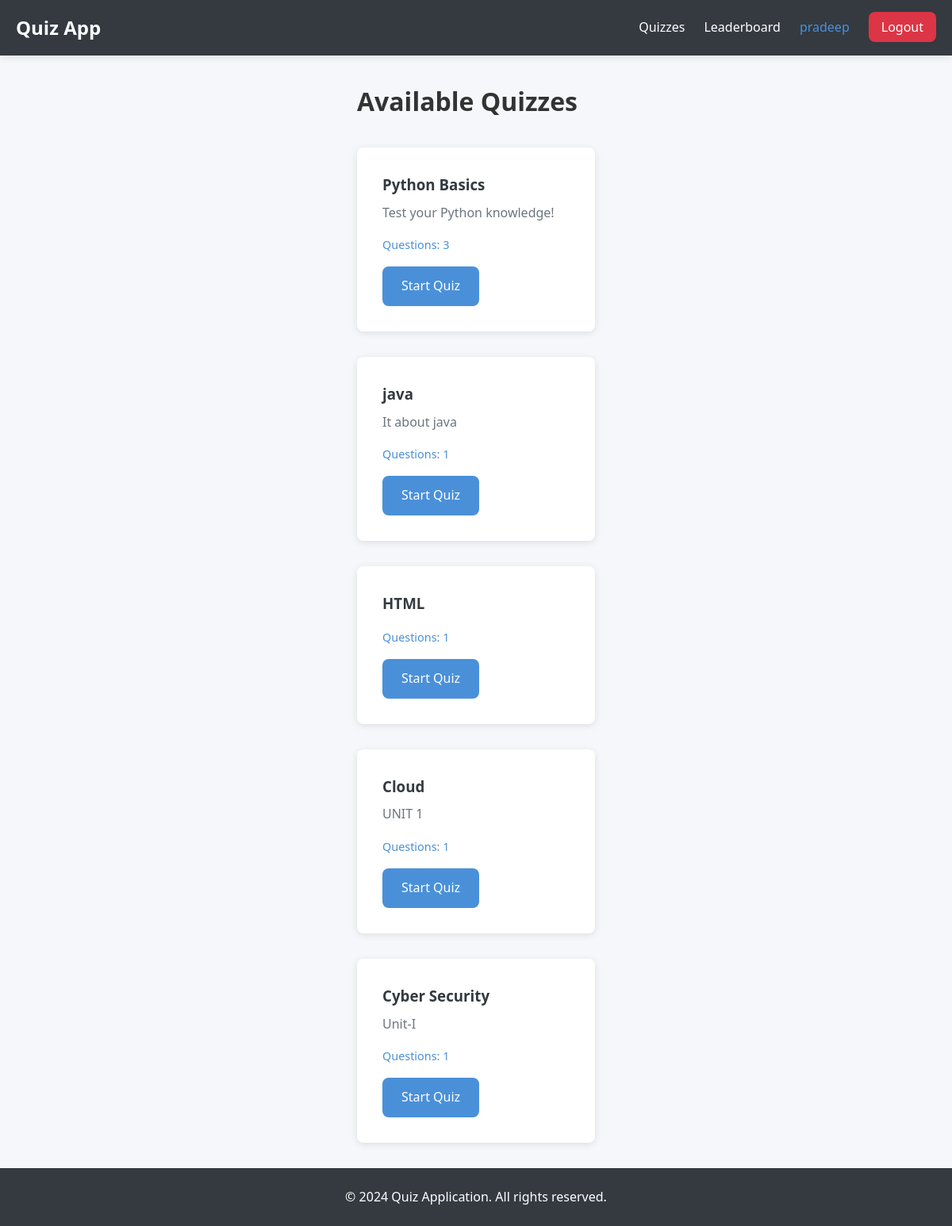
Page /quizzes (signed in) on the committed database.
### app.py (models this page shows)
class User(UserMixin, db.Model):
    id = db.Column(db.Integer, primary_key=True)
    username = db.Column(db.String(150), unique=True, nullable=False)
    password_hash = db.Column(db.String(200), nullable=False)
    is_admin = db.Column(db.Boolean, default=False)
    scores = db.relationship('Score', backref='user', lazy=True)

class Quiz(db.Model):
    id = db.Column(db.Integer, primary_key=True)
    title = db.Column(db.String(200), nullable=False)
    description = db.Column(db.Text)
    questions = db.relationship('Question', backref='quiz', lazy=True)

### app.py (the view)
@app.route('/quizzes')
@login_required
def quizzes():
    all_quizzes = Quiz.query.all()
    return render_template('index.html', quizzes=all_quizzes)

### app.py (called while the page is built)
@login_manager.user_loader
def load_user(user_id):
    return User.query.get(int(user_id))

### templates/index.html (shortened to what this page needs)
{% extends "base.html" %}
{% block content %}
<div class="quizzes-container">
    <h1>Available Quizzes</h1>
    <div class="quiz-grid">
        {% for quiz in quizzes %}
        <div class="quiz-card">
            <h3>{{ quiz.title }}</h3>
            <p>{{ quiz.description }}</p>
            <p class="quiz-meta">Questions: {{ quiz.questions|length }}</p>
            <a href="{{ url_for('quiz', quiz_id=quiz.id) }}" class="btn btn-primary">Start Quiz</a>
        </div>
        {% else %}
        <p>No quizzes available yet.</p>
        {% endfor %}
    </div>
</div>
{% endblock %}

### templates/base.html (shortened to what this page needs)
<!DOCTYPE html>
<html lang="en">
<head>
    <link rel="stylesheet" href="{{ url_for('static', filename='css/styles.css') }}">
</head>
<body>
    <nav class="navbar">
        <div class="container">
            <a href="{{ url_for('index') }}" class="logo">Quiz App</a>
            <ul class="nav-links">
                {% if current_user.is_authenticated %}
                    <li><a href="{{ url_for('quizzes') }}">Quizzes</a></li>
                    <li><a href="{{ url_for('leaderboard') }}">Leaderboard</a></li>
                    <li><span class="username">{{ current_user.username }}</span></li>
                    <li><a href="{{ url_for('logout') }}" class="btn-logout">Logout</a></li>
                {% endif %}
            </ul>
        </div>
    </nav>
    <div class="container main-content">
        {% block content %}{% endblock %}
    </div>
    <footer class="footer">
        <div class="container">
            <p>&copy; 2024 Quiz Application. All rights reserved.</p>
        </div>
    </footer>
</body>
</html>

### static/css/styles.css (style rules this page uses)
:root { --primary-color: #4a90d9; --secondary-color: #6c757d; --success-color: #28a745; --danger-color: #dc3545; --warning-color: #ffc107; --light-bg: #f8f9fa; --dark-bg: #343a40; --text-color: #333; --border-radius: 8px; --box-shadow: 0 2px 10px rgba(0, 0, 0, 0.1); }
* { margin: 0; padding: 0; box-sizing: border-box; }
body { font-family: 'Segoe UI', Tahoma, Geneva, Verdana, sans-serif; background-color: #f5f7fa; color: var(--text-color); line-height: 1.6; min-height: 100vh; display: flex; flex-direction: column; }
.container { max-width: 1200px; margin: 0 auto; padding: 0 20px; }
.navbar { background-color: var(--dark-bg); color: white; padding: 1rem 0; box-shadow: var(--box-shadow); }
.navbar .container { display: flex; justify-content: space-between; align-items: center; }
.navbar .logo { font-size: 1.5rem; font-weight: bold; color: white; text-decoration: none; }
.nav-links { display: flex; list-style: none; gap: 1.5rem; align-items: center; }
.nav-links a { color: white; text-decoration: none; transition: color 0.3s; }
.nav-links .username { color: var(--primary-color); font-weight: 500; }
.btn-logout { background-color: var(--danger-color); padding: 0.5rem 1rem; border-radius: var(--border-radius); }
.main-content { flex: 1; padding: 2rem 0; }
.btn { display: inline-block; padding: 0.75rem 1.5rem; border: none; border-radius: var(--border-radius); font-size: 1rem; cursor: pointer; text-decoration: none; text-align: center; transition: all 0.3s; }
.btn-primary { background-color: var(--primary-color); color: white; }
.quiz-grid { display: grid; grid-template-columns: repeat(auto-fill, minmax(300px, 1fr)); gap: 2rem; margin-top: 2rem; }
.quiz-card { background: white; padding: 2rem; border-radius: var(--border-radius); box-shadow: var(--box-shadow); transition: transform 0.3s; }
.quiz-card h3 { color: var(--dark-bg); margin-bottom: 0.5rem; }
.quiz-card p { color: var(--secondary-color); margin-bottom: 1rem; }
.quiz-meta { font-size: 0.9rem; color: var(--primary-color) !important; }
.footer { background-color: var(--dark-bg); color: white; padding: 1.5rem 0; text-align: center; margin-top: auto; }

### rows in the picture
User: username "pradeep"
Quiz: title "Python Basics", description "Test your Python knowledge!", questions|length "3"
Quiz: title "java", description "It about java", questions|length "1"
Quiz: title "HTML", questions|length "1"
Quiz: title "Cloud", description "UNIT 1", questions|length "1"
Quiz: title "Cyber Security", description "Unit-I", questions|length "1"
